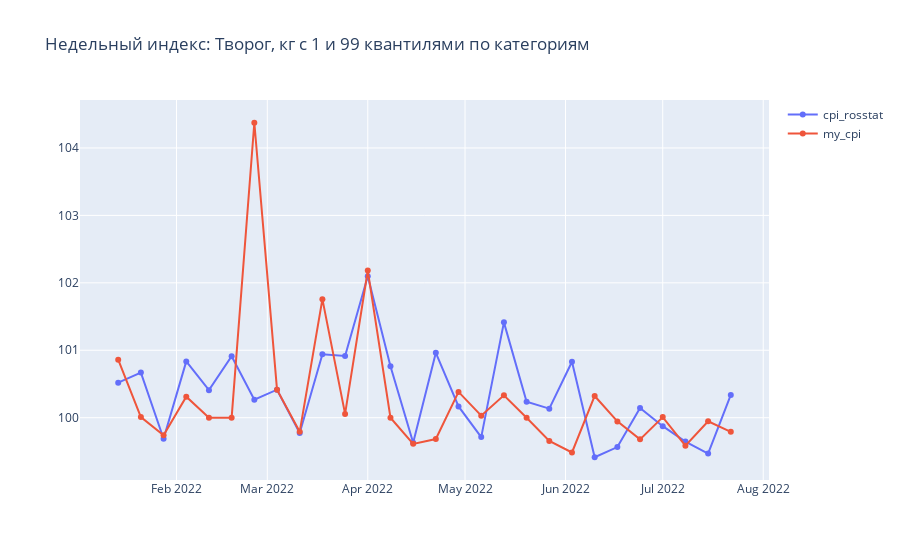

Notebook cell for this chart:
### Code cell
plot_multiple_ts(week_index[week_index['rosstat_id'] == 1124].cpi_rosstat,
                 week_index[week_index['rosstat_id'] == 1124].my_cpi,
                 title_text='Недельный индекс: Творог, кг с 1 и 99 квантилями по категориям')
